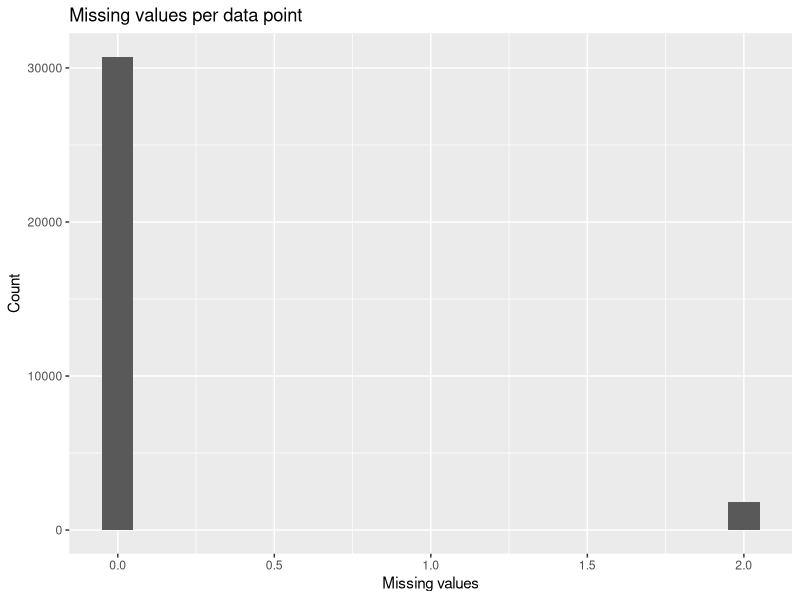
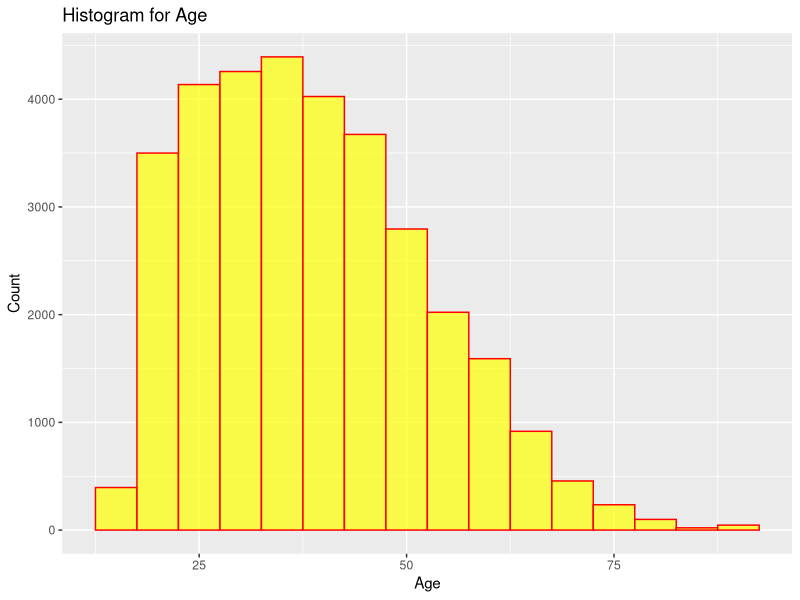
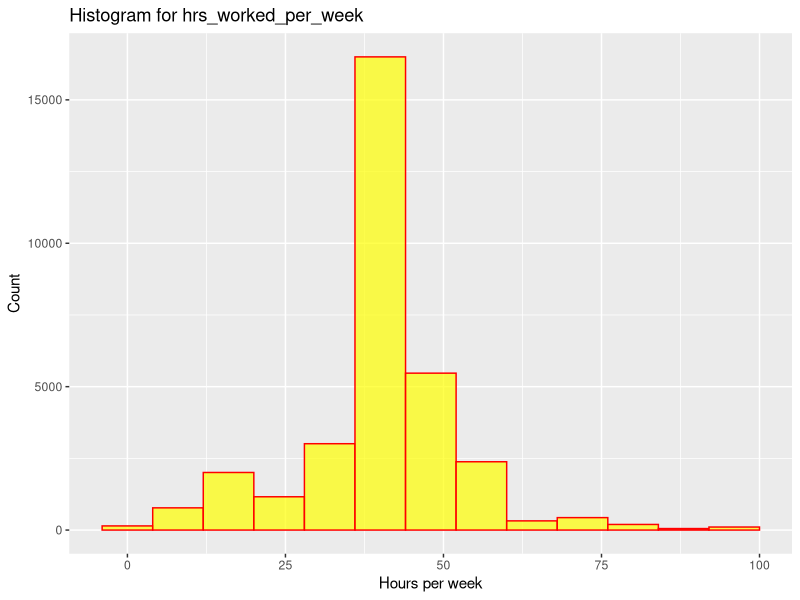

Source code (R) for these figures, in order: (Note: this script raises an error after producing the figures.)
library(ggplot2)
library(corrplot)
# Assignment 1

# Read the data from csv file into dataFrame.
myData <- read.csv("censusData.csv")

# Column names and length of each column.
c <- (colnames(myData))

# Question 2.a
pct_missing_values <- c()
missing_values <- c()

for (val in c)
{
  each <- table(myData[val])
  if (!is.na(each['?'])) {
    pct <- (each['?']/length(myData[[val]])) * 100
    missing_values <- c(missing_values, each['?'])
    pct_missing_values <- c(pct_missing_values, pct)
  } else {
    pct_missing_values <- c(pct_missing_values, 0)
    missing_values <- c(missing_values, 0)
  }
}

names(pct_missing_values) <- c

print (pct_missing_values)

# Question 2.b
missing_data <- c()
for (i in 1:length(myData[['sex']])){
  if ((myData[i,2] == '?') & (myData[i,5] == '?')){
    missing_data <- c(missing_data, 2)
  }else if ((myData[i,2] != '?') & (myData[i,5] == '?')) {
    missing_data <- c(missing_data, 1)
  }else if ((myData[i,2] == '?') & (myData[i,5] != '?')) {
    missing_data <- c(missing_data, 1)
  }else {
      missing_data <- c(missing_data, 0)
  }  
}

hist_plot <- qplot(missing_data, geom="histogram", 
                   binwidth=0.1, 
                   main="Missing values per data point",
                   xlab="Missing values",
                   ylab="Count")

print (hist_plot)


# Question 3 .a

#for age
age_hist <- ggplot(myData, aes(x=age)) + geom_histogram(binwidth=5, 
                                            alpha=0.7, 
                                            fill="yellow", 
                                            col="red")+
                                            ggtitle("Histogram for Age") +
                                            xlab("Age")+
                                            ylab("Count")
print (age_hist)

# for number of hrs
hours_per_week_hist <- ggplot(myData, aes(x=hrs_per_week)) + geom_histogram(binwidth=8, 
                                            alpha=0.7, 
                                            fill="yellow", 
                                            col="red")+
                                            ggtitle("Histogram for hrs_worked_per_week") +
                                            xlab("Hours per week")+
                                            ylab("Count")
print (hours_per_week_hist)

# for income
income_hist = ggplot(myData, aes(x=income)) + geom_histogram(alpha=0.7, 
                                               fill="yellow", 
                                               col="red")+
                                               ggtitle("Histogram for Income") +
                                               xlab("Income")+
                                               ylab("Count")

print (income_hist)

# Question 3.b
age_income <- ggplot(myData, aes(x=age)) + geom_histogram(binwidth=5, 
                                            alpha=0.7, 
                                            fill="yellow", 
                                            col="red")+
                                            ggtitle("Histogram for Age with respect to Income") +
                                            xlab("Age")+
                                            ylab("Count")+ 
                                            facet_grid(income ~ .)
print (age_income)

hrs_per_week_income <- ggplot(myData, aes(x=hrs_per_week)) + geom_histogram(binwidth=10, 
                                            alpha=0.7, 
                                            fill="yellow", 
                                            col="red")+
                                            ggtitle("Histogram for Hours worked per week with respect to Income") +
                                            xlab("Hours worked per week")+
                                            ylab("Count")+ 
                                            facet_grid(income ~ .)
print (hrs_per_week_income)

# Question 3.c

# age and income
age_income_boxplot <- ggplot(data=myData, aes(x=income, y=age)) + geom_boxplot(alpha=0.5,
                                                         fill="yellow",
                                                         col="red")+
                                                         ggtitle("Box plots of Income and Age")
print (age_income_boxplot)

# hrs_per_week and income
hrs_per_week_income_boxplot <- ggplot(data=myData, aes(x=income, y=hrs_per_week)) + geom_boxplot(alpha=0.5,
                                                                  fill="yellow",
                                                                  col="red")+
                                                                  ggtitle("Box plots of Income and Hours worked per week")

print (hrs_per_week_income_boxplot)

# Question 4.a

# Plotting of each categorical feature
work_bar_plot <- ggplot(myData, aes(x=work)) + geom_bar(binwidth=10, 
                                            alpha=0.7, 
                                            fill="yellow", 
                                            col="red")+
                                            ggtitle("Bar plot of Work")+
                                            xlab("Work")+
                                            ylab("Count")

print (work_bar_plot)

education_bar <- ggplot(myData, aes(x=edu)) + geom_bar(binwidth=10, 
                                       alpha=0.7, 
                                       fill="yellow", 
                                       col="red")+
                                       ggtitle("Bar plot of Education")+
                                       xlab("Education")+
                                       ylab("Count")

print (education_bar)

marital_barplot <- ggplot(myData, aes(x=marital)) + geom_bar(binwidth=10, 
                                      alpha=0.7, 
                                      fill="yellow", 
                                      col="red")+
                                      ggtitle("Bar plot of Marital status")+
                                      xlab("Marital")+
                                      ylab("Count")

print (marital_barplot)

occupation_barplot <- ggplot(myData, aes(x=occupation)) + geom_bar(binwidth=10, 
                                          alpha=0.7, 
                                          fill="yellow", 
                                          col="red")+
                                          ggtitle("Bar plot of Occupation")+
                                          xlab("Occupation")+
                                          ylab("Count")


print (occupation_barplot)

race_barplot <- ggplot(myData, aes(x=race)) + geom_bar(binwidth=10, 
                                          alpha=0.7, 
                                          fill="yellow", 
                                          col="red")+
                                          ggtitle("Bar plot of Race")+
                                          xlab("Race")+
                                          ylab("Count")

print (race_barplot)

# Question 4.b
work_income <- ggplot(myData, aes(x=work)) + geom_bar(binwidth=10, 
                                       alpha=0.7, 
                                       fill="yellow", 
                                       col="red")+
                                       ggtitle("Bar plot of Work")+
                                       xlab("Work")+
                                       ylab("Count")  + facet_grid(income ~ .)

print (work_income)

edu_income <- ggplot(myData, aes(x=edu)) + geom_bar(binwidth=10, 
                                      alpha=0.7, 
                                      fill="yellow", 
                                      col="red")+
                                      ggtitle("Bar plot of Education")+
                                      xlab("Education")+
                                      ylab("Count")  + facet_grid(income ~ .)

print (edu_income)

marital_income <- ggplot(myData, aes(x=marital)) + geom_bar(binwidth=10, 
                                          alpha=0.7, 
                                          fill="yellow", 
                                          col="red")+
                                          ggtitle("Bar plot of Marital status")+
                                          xlab("Marital")+
                                          ylab("Count")  + facet_grid(income ~ .)

print (marital_income)

occupation_income <- ggplot(myData, aes(x=occupation)) + geom_bar(binwidth=10, 
                                             alpha=0.7, 
                                             fill="yellow", 
                                             col="red")+
                                             ggtitle("Bar plot of Occupation")+
                                             xlab("Occupation")+
                                             ylab("Count")  + facet_grid(income ~ .)

print (occupation_income)

race_income <- ggplot(myData, aes(x=race)) + geom_bar(binwidth=10, 
                                       alpha=0.7, 
                                       fill="yellow", 
                                       col="red")+
                                       ggtitle("Bar plot of Race")+
                                       xlab("Race")+
                                       ylab("Count") + facet_grid(income ~ .)

print (race_income)

# Question 5
age_hrs_per_week_scatter <- ggplot(myData, aes(x=age, y=hrs_per_week)) + geom_point(shape=19, 
                                                        color="blue", 
                                                        alpha=0.1)+
                                                        ggtitle("Age vs hrs_per_week")+
                                                        xlab("Age")+
                                                        ylab("Hours per week")+
                                                        geom_point(position = position_jitter(w = 0.01, h = 0.01))

print (age_hrs_per_week_scatter)
correlation <- cor(myData$age, myData$hrs_per_week)
print(correlation)

# Question 6

# Correlatio plot between age and hrs_per_week
correlation_matrix <- cor(data.frame(myData$age, myData$hrs_per_week))
corrplot(correlation_matrix)